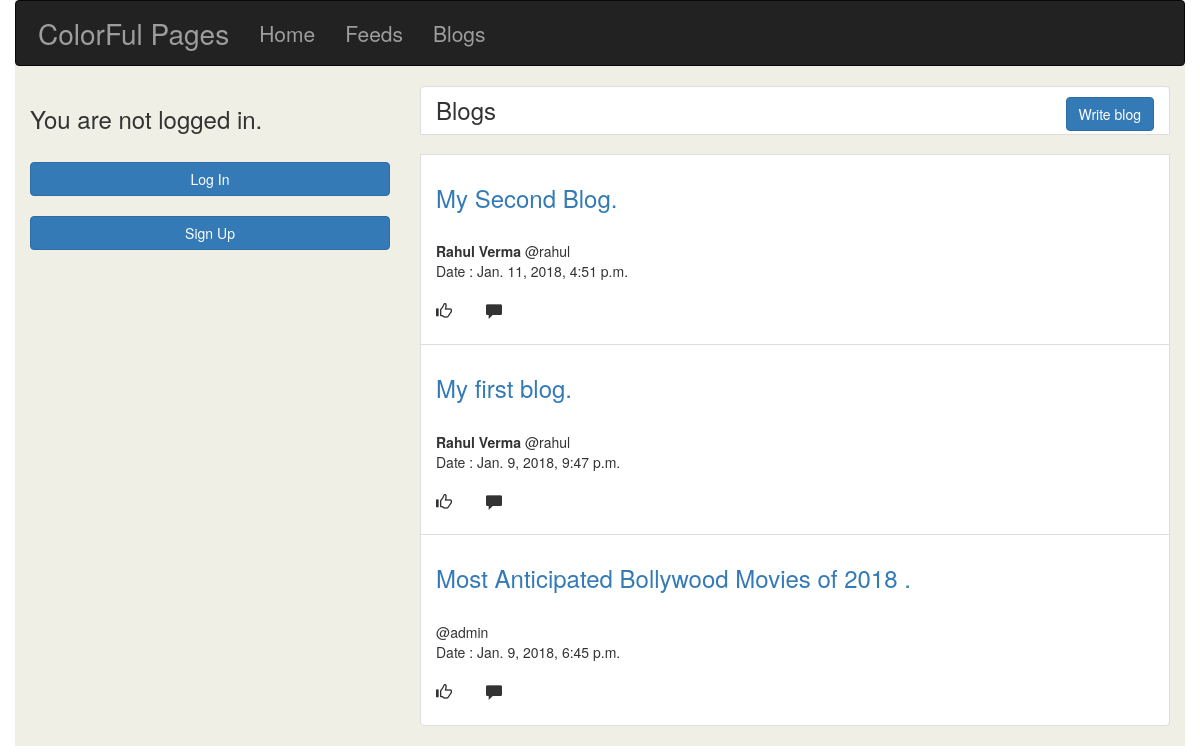
Before: / with the older database file.
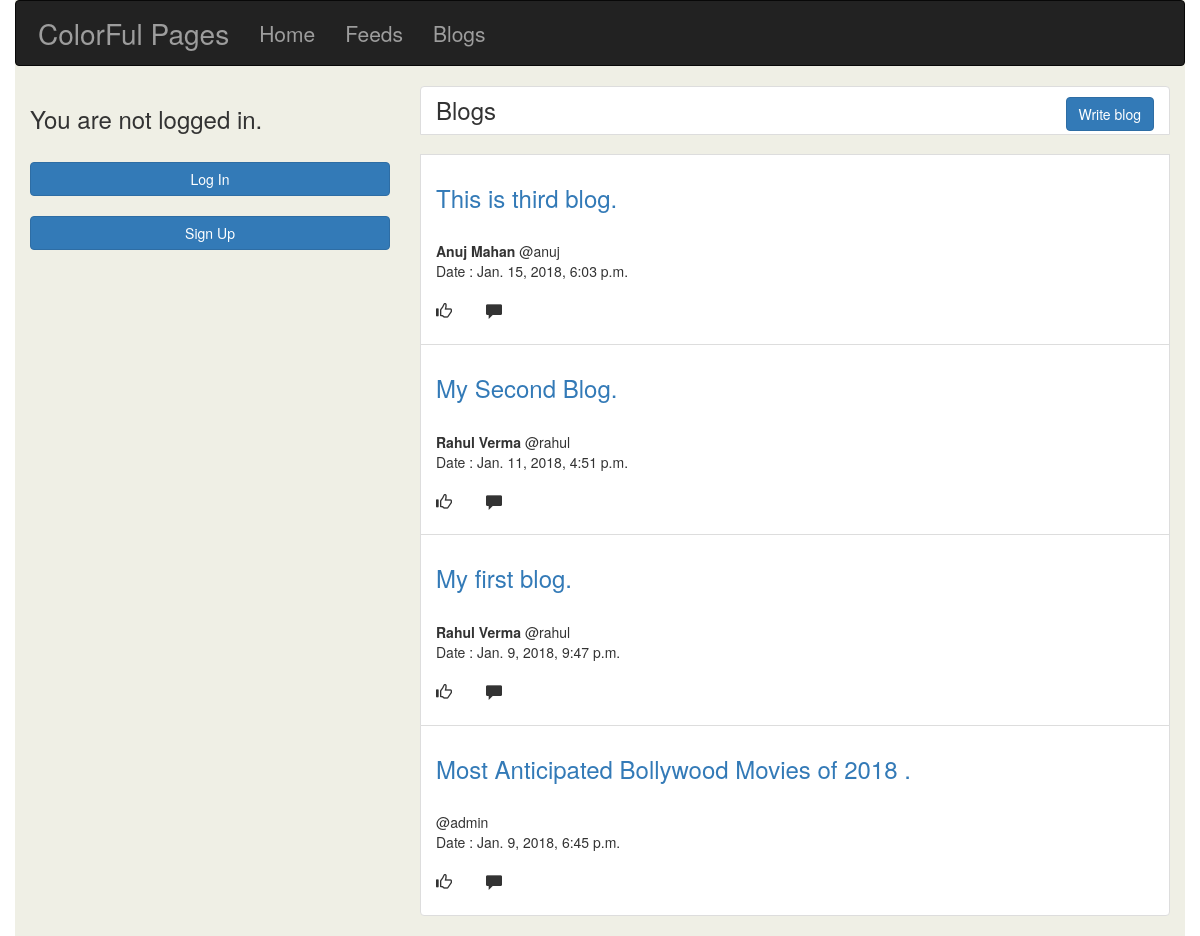
After: the same page with the newer database file.
### blogs/models.py (models this page shows, shortened)
class Blog(models.Model):
	title = models.CharField(max_length=255, null=False, unique=True)
	user = models.ForeignKey(User, on_delete=models.CASCADE)
	content = models.TextField(max_length=2000)
	create_date = models.DateTimeField(auto_now_add=True)
	likes = models.IntegerField(default=0)
	comments = models.IntegerField(default=0)

### CFPages/views.py (the view)
# urls.py: 2. Add a URL to urlpatterns:  path('', views.home, name='home')
def home(request):
	blogs = Blog.objects.all().order_by('-create_date')
	content = {'blogs': blogs}
	return render(request, 'home.html', content)

### templates/home.html
{% extends 'base.html' %}
{% block body %}
		<ul class="list-group">
			<li class="list-group-item">
				<b class="h3">Blogs</b>
				<a href="/blogs/blog_form/" class="btn btn-primary pull-right" style="color:white;">Write blog</a><br>
			</li><br>
			{% for blog in blogs %}
				<li class="list-group-item">
					<div class="h3">
						<a href="/blogs/{{blog.id}}">{{blog.title}}</a>
				    </div><br>
					<div class="float-right"> <b>{{blog.user.first_name}} {{blog.user.last_name}}</b> @{{blog.user.username}}<br>
					Date : {{blog.create_date}}
					</div><br>
					<div class="float-left">
						<p><span style="display: inline-block; width: 50px;" class="glyphicon glyphicon-thumbs-up"></span><span class="glyphicon glyphicon-comment"></span></p>
					</div>
				</li>
			{% endfor %}
		</ul>
{% endblock %}

Changed rows visible on the page:
added Blog: title "This is third blog.", user.first_name "Anuj", user.last_name "Mahan", user.username "anuj", create_date "Jan. 15, 2018, 6:03 p.m."
